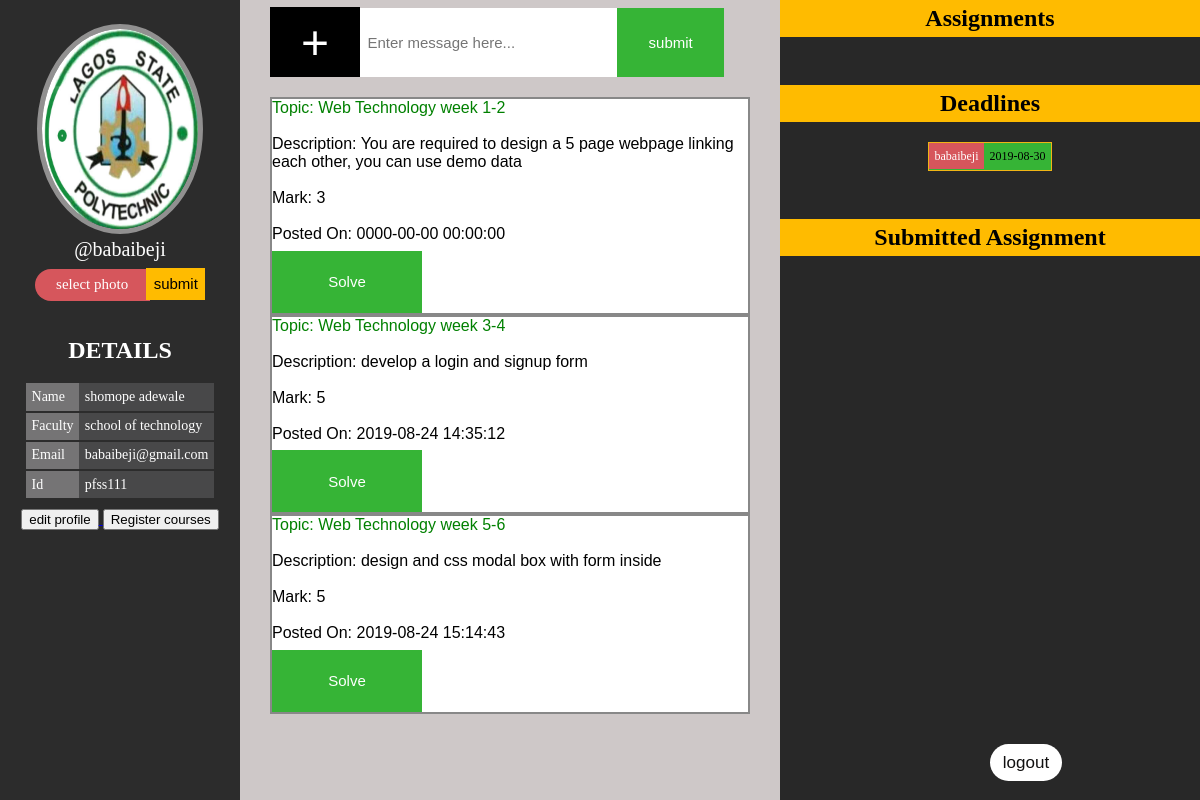
The page /dbConfig/dashboard.php (signed in) on the database its author committed.
### tables this page shows
CREATE TABLE `assignment` (
  `ass_id` int(11) NOT NULL,
  `posted_by` varchar(255) NOT NULL,
  `topic` varchar(300) NOT NULL,
  `post_body` varchar(2000) NOT NULL,
  `mark` int(11) NOT NULL,
  `post_date` timestamp NOT NULL DEFAULT CURRENT_TIMESTAMP ON UPDATE CURRENT_TIMESTAMP
);

CREATE TABLE `deadline` (
  `id` int(11) NOT NULL,
  `lecturerName` varchar(50) NOT NULL,
  `date` varchar(50) NOT NULL
);

### dbConfig/dashboard.php (the view, shortened to what this page needs)
<?php
$Fname = $_SESSION["Fname"];
$Lname = $_SESSION["Lname"];
$id = $_SESSION["id"];
$school = $_SESSION["faculty"];
$username = $_SESSION["username"];
$email = $_SESSION["email"];
?>
<!DOCTYPE html>
<html lang="en">
<head>
    <link rel="stylesheet" href="../css/dashboard.css">
</head>
<body>
<header>
    <img src="../img/Laspo.jpg" alt="">
    <div id="detail"><?php echo"@$username" ?></div>
    <div id="profile_picture">
        <form id="profile_photo_form" action="profile-photo.php" method="post" enctype="multipart/form-data">
            <label for="profile_photo" id="profile_photo_label" name="profile_photo_label"> select photo </label>
            <input type="submit" value="submit" name="profile_photo_submit" id="profile_photo_submit">
        </form>
    </div>
    <div id="user_details">
        <h2> Details</h2>
        <table>
            <tr>
                <td class="detail_item">Name</td>
                <td class="detail_input"><?php echo "$Fname $Lname"?></td>
            </tr>
            <tr>
                <td class="detail_item">Faculty</td>
                <td class="detail_input"><?php echo $school ?></td>
            </tr>
            <tr>
                <td class="detail_item">Email</td>
                <td class="detail_input"><?php echo $email ?></td>
            </tr>
            <tr>
                <td class="detail_item">id</td>
                <td class="detail_input"><?php echo $id ?></td>
            </tr>
        </table>
        <a href="editProfile.php">
        <button id="edit_button">
            edit profile
        </button>
        </a>
        <a href="coursereg.php">
            <button id="edit_button">
                Register courses
            </button>
        </a>
    </div>
</header>
<section id="submit_assignment">
    <div class="assignment_form">
        <button class="file" id="upload_button">+</button>
        <form id="assignment_form" class="assignment_form">
            <input  id="assignment_input" type="text" placeholder="Enter message here...">
            <input type="submit" value="submit" name="text_submit">
        </form>
    </div>
    <div class="container">
    <div class="ass">
    <?php
     include ('db.php');
    $sql = " select * from assignment ";
    $prep = $conn ->prepare($sql);
    $prep->execute();
    $result = $prep ->fetchAll(PDO::FETCH_OBJ);
    $ib = '';
    foreach($result as $row){
            $ib .= '<div class="post_id">'
            . '<div>' . '<span id="posts"> Topic: '  . $row->topic . '</span><br><br>'. '<span> Description: ' . $row->post_body . '</span><br><br>'. '<span> Mark: ' . $row->mark . '</span><br><br>'. '<span> Posted On: ' . $row->post_date . '</span><br>'.'<input type="submit" name="solve" value="Solve">'. '</div>'
            . '</div>';
    }
    echo ( $ib );
?>
    </div>
    </div>
</section>
<aside>
    <h2 class="Reg_student">Assignments</h2>
    <?php
    require 'db.php';
    ?>
    <h2 id="Sub_assignment">Deadlines</h2>
    <div id="sub">
    <?php
    $sql = " select * from deadline ";
    $prep = $conn ->prepare($sql);
    $prep->execute();
    $result = $prep ->fetchAll(PDO::FETCH_OBJ);
    $ib = '';
    foreach($result as $row){
            $ib .= '<div class="deadline_name">'
            . '<div>' . '<span id="deadline_lec">' . $row->lecturerName . '</span>' . '<span>' . $row->date . '</span>' . '</div>'
            . '</div>';
    }
    echo ( $ib );
?>
    </div>
    <h2 id="Sub_assignment">Submitted Assignment</h2>
    <a href="logout.php">
        <button id="logout">logout</button>
    </a>
</aside>
</body>
</html>

### css/dashboard.css (style rules this page uses)
body { padding: 0; margin: 0; display: flex; align-content: center; justify-content: space-between; width: 100%; height: 100vh; color: white; font-family: Ubuntu; background: rgb(206, 200, 200); }
header { width: 20vw; height: 100vh; background: rgb(44, 44, 44); text-align: center; z-index: 2; }
header img { width: 65%; height: 25%; border: 5px solid rgb(145, 144, 144); margin-top: 10%; border-radius: 100%; }
button#logout { position: absolute; top: 93vh; padding: .5em 0; width: 6%; font-size: 17px; border: none; background: rgb(255, 255, 255); color: rgb(17, 16, 16); border-radius: 70px; }
#user_details { width: 90%; margin: 15% auto 0; }
#user_details h2 { text-transform: uppercase; width: 100%; }
header table { margin: 0 auto 5%; text-align: left; font-size: 14px; border-collapse: collapse; }
tr { border-bottom: 2px solid rgb(44, 44, 44); }
tr:last-child { border-bottom: none; }
td { border: none; padding: .4em; }
.detail_item { background: rgb(117, 116, 117); text-transform: capitalize; }
.detail_input { background: rgb(72, 72, 73); }
#detail { font-size: 20px; margin: auto; }
.assignment_form { display: flex; }
section { width: 40%; }
section input { width: 98%; padding: 1.5em .5em; font-size: 15px; border: none; margin-top: .5em; }
section input[type=submit] { width: 150px; background: rgb(54, 180, 54); color: white; }
#file_icon,#profile_photo_label { cursor: pointer; }
.file { font-size: 3em; color: white; background-color: black; display: inline-block; width: 90px; height: 70px; text-align: center; border: none; margin: .15em 0 0; }
aside { background: rgb(40, 40, 40); width: 35%; text-align: center; }
#profile_photo_label { font-size: 15px; color: rgb(255, 255, 255); background-color: rgb(214, 86, 92); display: inline-block; width: 100px; padding: .5em; text-align: center; border: none; border-top-left-radius: 20px; border-bottom-left-radius: 20px; margin: .5em 0 0;- }
#profile_photo_submit { padding: .45em .5em .55em; margin-left: -.5em; border: none; background: rgb(255, 187, 0); font-size: 15px; }
#Reg_student, .Reg_student { background: rgb(255, 187, 0); margin: 0; padding: 5px 0; color: black; }
#Sub_assignment { background: rgb(255, 187, 0); padding: 5px 0; color: black; margin-top: 2em; }
#sub { display: flex; flex-wrap: wrap; justify-content: space-evenly; align-content: center; width: 90%; margin: 0 auto; }
.deadline_name { padding: .5em .5em .5em 0; border: 1px solid rgb(240, 181, 21); font-size: 12px; background: rgb(54, 180, 54); color: black; }
#deadline_lec { margin-right: 5px; background:rgb(214, 86, 92); padding: .5em; color: white; }

### dbConfig/dashboard.php (style rules this page uses)
.container { overflow: hidden; font-family: arial; width: 100%; margin-top: 20px; margin-bottom: 15px; }
.ass { background-color: white; }
.post_id { border: 2px solid #888; color: black; }
#posts { color: green; }

### rows shown on the page
assignment: topic "Web Technology week 1-2", post_body "You are required to design a 5 page webpage linking each other, you can use demo data", mark "3", post_date "0000-00-00 00:00:00"
assignment: topic "Web Technology week 3-4", post_body "develop a login and signup form", mark "5", post_date "2019-08-24 14:35:12"
assignment: topic "Web Technology week 5-6", post_body "design and css modal box with form inside", mark "5", post_date "2019-08-24 15:14:43"
deadline: lecturerName "babaibeji", date "2019-08-30"

### other values the page prints
$username "babaibeji"
$Fname "shomope"
$Lname "adewale"
$school "school of technology"
$email "babaibeji@gmail.com"
$id "pfss111"
